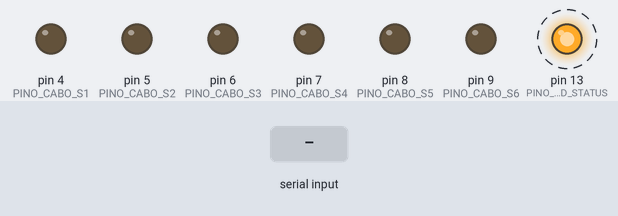
A program run on a simulated Arduino Nano, built with avr-gcc and run on an emulated ATmega328P. Parts: output pins drawn as LEDs (lit = HIGH). Dashed ring = blinking. The inputs (shaded band) are chosen by the test bench. What the program prints to the serial monitor is not drawn.

Above: at 1.5 s.
1.6 s: "help\n" received over Serial
4.6 s: "cabo\n" received over Serial
7.6 s: "status\n" received over Serial
Timing chart, 0 to 16.6 s (numbered marks = the images above; inputs shaded):
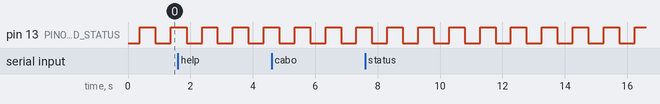

Measured:
- by itself, pin 13 (PINO_LED_STATUS): alternates HIGH for 0.50 s and LOW for 0.50 s

The program:

main.cpp
```cpp
/**
 * ============================================================================
 * Projeto: Bancada
 * Arquivo: main.cpp
 * Finalidade: Interface Serial por Comandos (CLI) com FreeRTOS, EmuladorCabo,
 *             Buffer Estático em C e Proteção Concorrente de UART via Mutex
 * Microcontroladores: Arduino Nano (ATmega328P) / Arduino Mega 2560
 * ============================================================================
 */

#include <Arduino.h>
#include <Arduino_FreeRTOS.h>
#include <task.h>
#include <semphr.h>
#include <string.h>
#include <ctype.h>
#include "ConfigHardware.h"
#include "EmuladorCabo.h"

// ============================================================================
// 1. RECURSOS DE SINCRONIZAÇÃO FREERTOS
// ============================================================================
SemaphoreHandle_t xSerialMutex = NULL;

// ============================================================================
// 2. INSTANCIAÇÃO DOS OBJETOS DA BANCADA (POO)
// ============================================================================
EmuladorCabo cabo(PINO_CABO_S1, PINO_CABO_S2, PINO_CABO_S3,
                  PINO_CABO_S4, PINO_CABO_S5, PINO_CABO_S6);

// ============================================================================
// 3. FUNÇÕES DE PROCESSAMENTO SERIAL (CLI)
// ============================================================================

void exibirHelp()
{
    Serial.println();
    Serial.println(F("=================================================="));
    Serial.println(F("            COMANDOS DA BANCADA (IEC 62196)       "));
    Serial.println(F("=================================================="));
    Serial.println(F(" cabo 0      -> Circuito Aberto (Desliga todas as chaves)"));
    Serial.println(F(" cabo 1      -> S1: Desconectado nominal (4700 Ohms)"));
    Serial.println(F(" cabo 2      -> S2: Cabo 13 A (1500 Ohms)"));
    Serial.println(F(" cabo 3      -> S3: Cabo 20 A (680 Ohms)"));
    Serial.println(F(" cabo 4      -> S4: Cabo 32 A (220 Ohms)"));
    Serial.println(F(" cabo 5      -> S5: Cabo 63 A (100 Ohms)"));
    Serial.println(F(" cabo 6      -> S6: Falha de Isolacao / Curto (47 Ohms)"));
    Serial.println(F(" cabo status -> Exibe relatorio do estado atual"));
    Serial.println(F(" help        -> Exibe este menu explicativo"));
    Serial.println(F("=================================================="));
}

void processarComando(char *comando)
{
    // Remove espaços iniciais
    while (isspace((unsigned char)*comando)) {
        comando++;
    }

    // Remove espaços finais
    int len = strlen(comando);
    while (len > 0 && isspace((unsigned char)comando[len - 1])) {
        comando[--len] = '\0';
    }

    if (len == 0) {
        return;
    }

    // Converte para minúsculas para comparação uniforme
    for (int i = 0; i < len; i++) {
        comando[i] = tolower((unsigned char)comando[i]);
    }

    // 1. Comando de Ajuda
    if (strcmp(comando, "help") == 0 || strcmp(comando, "?") == 0)
    {
        exibirHelp();
        return;
    }

    // 2. Comandos do tipo "cabo ..."
    if (strncmp(comando, "cabo", 4) == 0)
    {
        char *arg = comando + 4;
        while (isspace((unsigned char)*arg)) {
            arg++;
        }

        // Se digitou apenas "cabo" sem argumento
        if (*arg == '\0')
        {
            Serial.println(F("ERRO: Cabo"));
            return;
        }

        // Subcomando de status
        if (strcmp(arg, "status") == 0)
        {
            cabo.imprimirStatus();
            return;
        }

        // Subcomando numérico "cabo 0" a "cabo 6"
        if (arg[0] >= '0' && arg[0] <= '6' && arg[1] == '\0')
        {
            int canal = arg[0] - '0';
            cabo.ativarCanal(canal);
            Serial.println(F("OK"));
            return;
        }
        else
        {
            Serial.println(F("ERRO: Cabo"));
            return;
        }
    }

    // 3. Qualquer outro comando desconhecido
    Serial.println(F("ERRO"));
}

// ============================================================================
// 4. TAREFAS FREERTOS
// ============================================================================

void tarefaBlink(void *pvParameters)
{
    (void)pvParameters;
    pinMode(PINO_LED_STATUS, OUTPUT);
    bool estadoLed = LOW;

    for (;;)
    {
        estadoLed = !estadoLed;
        digitalWrite(PINO_LED_STATUS, estadoLed);
        vTaskDelay(pdMS_TO_TICKS(500));
    }
}

void tarefaSerial(void *pvParameters)
{
    (void)pvParameters;
    cabo.begin();

    // Buffer estático em C (Zero fragmentação de heap)
    char bufferEntrada[32];
    uint8_t indiceBuffer = 0;

    for (;;)
    {
        while (Serial.available() > 0)
        {
            char c = (char)Serial.read();

            if (c == '\r')
            {
                continue; // Ignora retorno de carro
            }

            if (c == '\n')
            {
                bufferEntrada[indiceBuffer] = '\0';

                if (xSerialMutex != NULL && xSemaphoreTake(xSerialMutex, portMAX_DELAY) == pdTRUE)
                {
                    processarComando(bufferEntrada);
                    xSemaphoreGive(xSerialMutex);
                }

                indiceBuffer = 0; // Reinicia o buffer
            }
            else
            {
                // Proteção contra estouro de buffer (Buffer Overflow)
                if (indiceBuffer < (sizeof(bufferEntrada) - 1))
                {
                    bufferEntrada[indiceBuffer++] = c;
                }
            }
        }

        vTaskDelay(pdMS_TO_TICKS(20));
    }
}

// ============================================================================
// 5. INICIALIZAÇÃO DO SISTEMA (SETUP)
// ============================================================================
void setup()
{
    Serial.begin(SERIAL_BAUD_RATE);

    xSerialMutex = xSemaphoreCreateMutex();

    Serial.println();
    Serial.println(F("=================================================="));
    Serial.println(F("    PROJETO BANCADA - EMULADOR DE CABO IEC 62196  "));
    Serial.println(F("=================================================="));
    Serial.print(F(" Placa Detectada: "));
    Serial.println(F(NOME_PLACA));
    Serial.print(F(" Baud Rate:       "));
    Serial.println(SERIAL_BAUD_RATE);
    Serial.println(F(" Mutex Serial:    HABILITADO                      "));
    Serial.println(F(" Buffer Estatico: HABILITADO (32 bytes)           "));
    Serial.println(F(" Digite 'help' para ver os comandos disponiveis.  "));
    Serial.println(F("=================================================="));

    if (xSerialMutex != NULL)
    {
        xTaskCreate(
            tarefaBlink,
            "Blink",
            STACK_BLINK,
            NULL,
            1,
            NULL
        );

        xTaskCreate(
            tarefaSerial,
            "SerialCLI",
            STACK_CABO,
            NULL,
            1,
            NULL
        );
    }
    else
    {
        Serial.println(F("FALHA CRITICA: Impossivel alocar Mutex Serial!"));
    }
}

// ============================================================================
// 6. LOOP PRINCIPAL
// ============================================================================
void loop()
{
}
```

ConfigHardware.h
```cpp
/**
 * ============================================================================
 * Projeto: Bancada
 * Arquivo: ConfigHardware.h
 * Finalidade: Mapeamento de pinos e configurações de hardware
 * Microcontroladores suportados: Arduino Nano (ATmega328P) e Arduino Mega 2560
 * ============================================================================
 */

#ifndef CONFIG_HARDWARE_H
#define CONFIG_HARDWARE_H

#include <Arduino.h>

// ============================================================================
// 1. CONFIGURAÇÕES DE COMUNICAÇÃO SERIAL
// ============================================================================
#ifndef SERIAL_BAUD_RATE
#define SERIAL_BAUD_RATE 9600
#endif

// ============================================================================
// 2. SELEÇÃO DE PINAGEM E IDENTIFICAÇÃO DE PLACA
// ============================================================================
#if defined(PLACA_MEGA) || defined(__AVR_ATmega2560__)
    #define NOME_PLACA "Arduino Mega 2560 (5V)"
    #define PINO_LED_STATUS 13
#elif defined(PLACA_NANO) || defined(__AVR_ATmega328P__)
    #define NOME_PLACA "Arduino Nano (5V)"
    #define PINO_LED_STATUS 13
#else
    #define NOME_PLACA "Arduino AVR Generico (5V)"
    #define PINO_LED_STATUS 13
#endif

// Tamanho padrão de stack para tarefas em microcontroladores AVR (em words)
#define STACK_BLINK 128
#define STACK_CABO  128

// ============================================================================
// 3. PINOS DO EMULADOR DE CABO - PINO PP (IEC 62196-2)
// ============================================================================
// Acionamento das chaves MOSFET S1 a S6 do barramento de resistores para PE
#define PINO_CABO_S1    4    // S1: 4700 Ohms (Desconectado nominal)
#define PINO_CABO_S2    5    // S2: 1500 Ohms (Cabo 13 A)
#define PINO_CABO_S3    6    // S3:  680 Ohms (Cabo 20 A)
#define PINO_CABO_S4    7    // S4:  220 Ohms (Cabo 32 A)
#define PINO_CABO_S5    8    // S5:  100 Ohms (Cabo 63 A / 70 A)
#define PINO_CABO_S6    9    // S6:   47 Ohms (Simulação de Falha / Curto)

// ============================================================================
// 4. LÓGICA DE ACIONAMENTO DOS RELÉS (5V)
// ============================================================================
// Nível lógico para o driver de relé (HIGH para NPN S8050 / LOW para optoacoplador invertido)
#define NIVEL_RELE_ATIVO    HIGH
#define NIVEL_RELE_INATIVO  LOW

// ============================================================================
// 5. PINOS DO EMULADOR DE VEÍCULO - PINO CP (IEC 61851-1 ANEXO A)
// ============================================================================
// Acionamento dos 10 relés de comutação de estados e tolerâncias operacionais
#if defined(PLACA_MEGA) || defined(__AVR_ATmega2560__)
    #define PINO_CP_S7      22   // S7: Conexão PE (Aberto = Estado AX, 12V)
    #define PINO_CP_S8      23   // S8: Falha 120R direto ao PE (Fechado = Estado E, 1V)
    #define PINO_CP_S9_1    24   // S9.1: Bypass 1870R -> 2740R (Estado BX Nominal, 9V)
    #define PINO_CP_S9_2    25   // S9.2: Bypass 1870R+920R -> 1820R (Estado BX Limite Inf, 8V)
    #define PINO_CP_S10_C   26   // S10.2: Habilita barramento do Estado C
    #define PINO_CP_S10_D   27   // S10.1: Habilita barramento do Estado D
    #define PINO_CP_S11_1   28   // S11.1: Bypass 422R -> 1301R (Estado CX Nominal, 6V)
    #define PINO_CP_S11_2   29   // S11.2: Bypass 422R+392R -> 909R (Estado CX Limite Inf, 5V)
    #define PINO_CP_S12_1   30   // S12.1: Bypass 178R -> 270R (Estado DX Nominal, 3V)
    #define PINO_CP_S12_2   31   // S12.2: Bypass 178R+130R -> 140R (Estado DX Limite Inf, 2V)
#endif

#endif // CONFIG_HARDWARE_H
```
